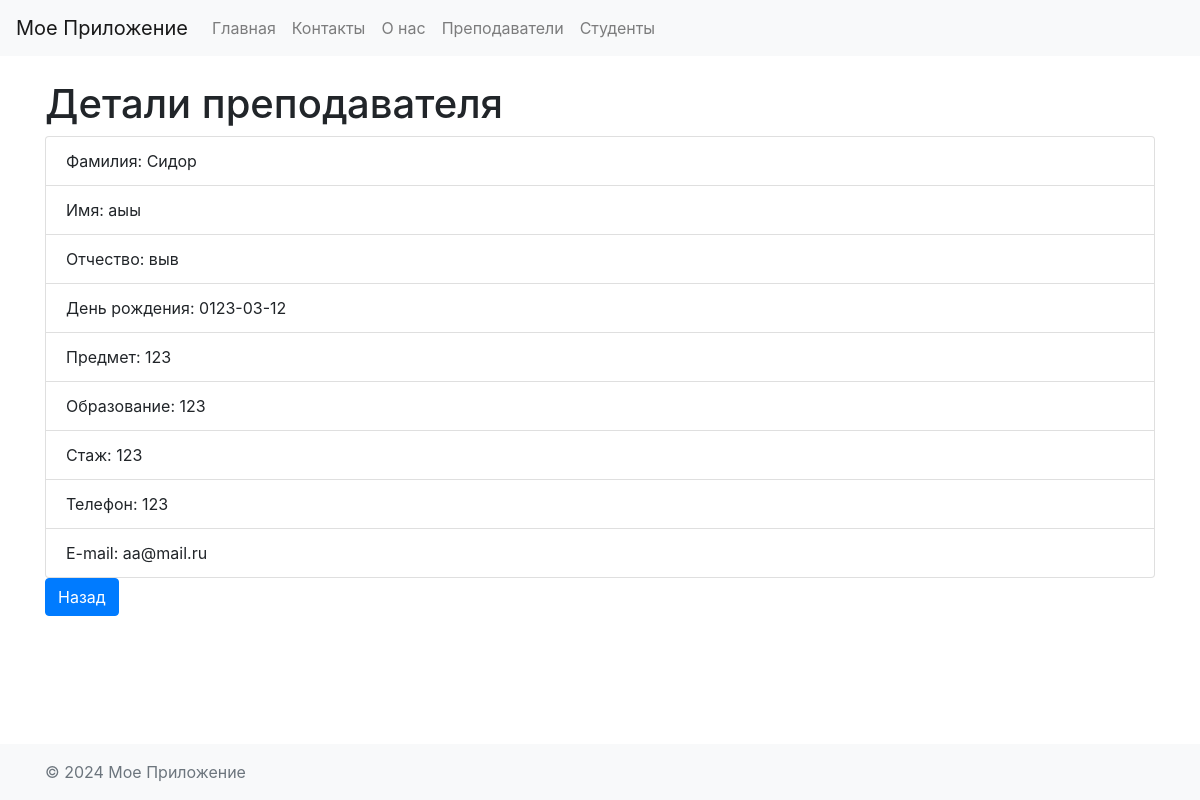
Screenshot of /teacher/1 with the database file from the repository.
### models.py (models this page shows)
class Teacher(db.Model):
    __tablename__ = 'teachers'
    id = db.Column(db.Integer, primary_key=True)
    last_name = db.Column(db.String(80), nullable=False)
    first_name = db.Column(db.String(80), nullable=False)
    patronymic = db.Column(db.String(80))
    birthday = db.Column(db.Date)
    subject = db.Column(db.String(120))
    education = db.Column(db.String(120))
    experience = db.Column(db.Integer)
    phone = db.Column(db.String(20))
    email = db.Column(db.String(120), unique=True)

### app.py (the view)
@app.route('/teacher/<int:id>', methods=['GET'])
def get_teacher(id):
    teacher = Teacher.query.get_or_404(id)
    return render_template('teacher_detail.html', teacher=teacher)

### templates/teacher_detail.html (shortened to what this page needs)
{% extends "base.html" %}
{% block content %}
    <h1>Детали преподавателя</h1>
    <ul class="list-group">
        <li class="list-group-item">Фамилия: {{ teacher.last_name }}</li>
        <li class="list-group-item">Имя: {{ teacher.first_name }}</li>
        <li class="list-group-item">Отчество: {{ teacher.patronymic }}</li>
        <li class="list-group-item">День рождения: {{ teacher.birthday }}</li>
        <li class="list-group-item">Предмет: {{ teacher.subject }}</li>
        <li class="list-group-item">Образование: {{ teacher.education }}</li>
        <li class="list-group-item">Стаж: {{ teacher.experience }}</li>
        <li class="list-group-item">Телефон: {{ teacher.phone }}</li>
        <li class="list-group-item">E-mail: {{ teacher.email }}</li>
    </ul>
    <a href="{{ url_for('teachers') }}" class="btn btn-primary">Назад</a>
{% endblock %}

### templates/base.html (style rules this page uses)
html, body { height: 100%; }
body { display: flex; flex-direction: column; }

### rows the page displays
Teacher: last_name "Сидор", first_name "аыы", patronymic "выв", birthday "0123-03-12", subject "123", education "123", experience "123", phone "123", email "aa@mail.ru"
